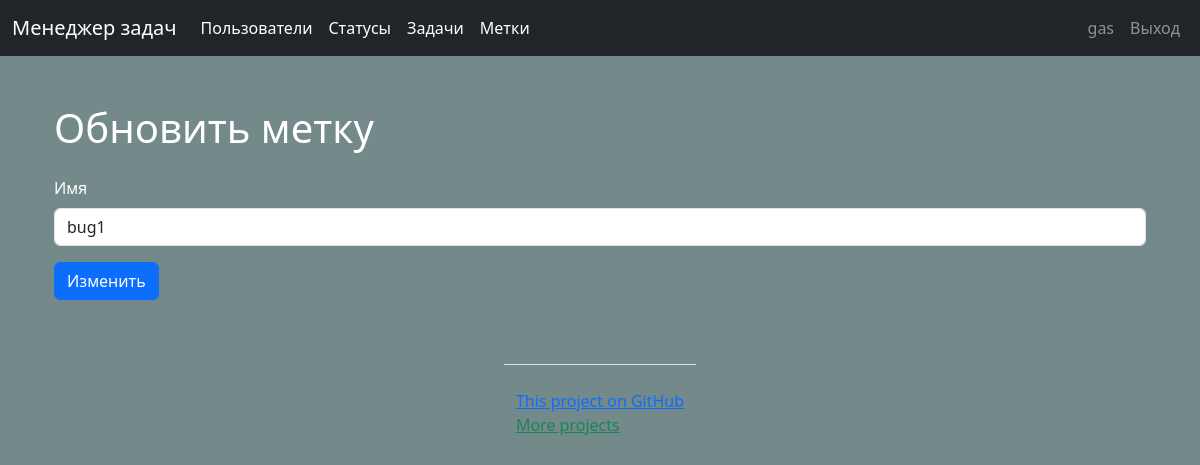
The page /labels/11/update/ (signed in) on the database as committed earlier.
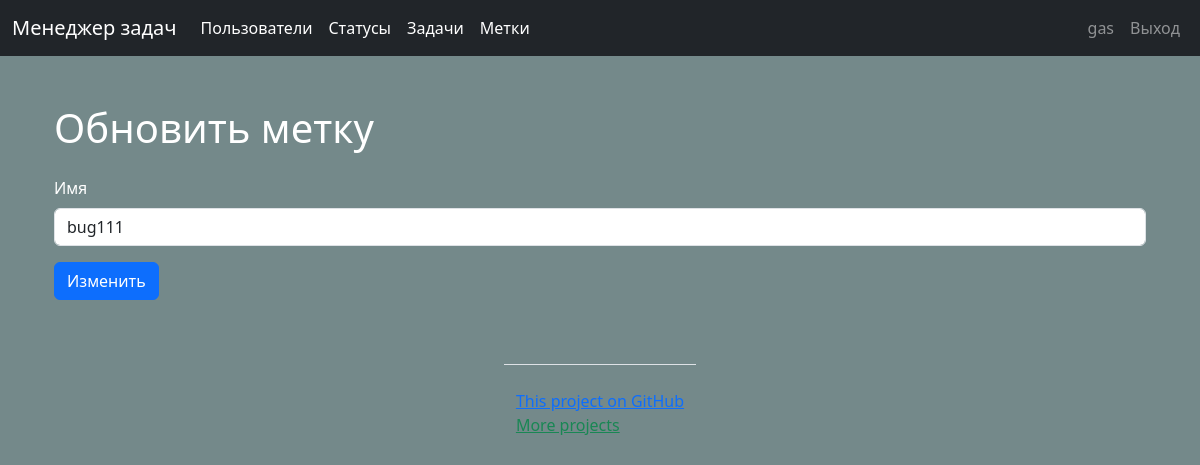
The same page on the database as committed later.
### labels/models.py (models this page shows, shortened)
class Labels(models.Model):
    name = models.CharField(max_length=250, unique=True, verbose_name=_('Label name'))
    created_at = models.DateTimeField(auto_now_add=True, null=True)
    update_at = models.DateTimeField(auto_now=True, null=True)
    class Meta:
        verbose_name = _("=Label=")
        verbose_name_plural = _("=Labels=")
        ordering = ['-created_at']

### labels/views.py (the view)
# urls.py: path('<int:pk>/update/', UpdateLabelView.as_view(), name='update_label'),
class UpdateLabelView(LabelsMixin, UpdateView):  # modelname_form.html
    success_message = _('Label successfully changed')
    extra_context = {'title': _('Update label'), 'btn': _('Update')}

### task_manager/mixins.py (called while the page is built)
    def dispatch(self, request, *args, **kwargs):
        if not request.user.is_authenticated:
            messages.error(self.request, _('You are not authorized! Please sign in.'))
            return redirect('user_login')
        return super().dispatch(request, *args, **kwargs)

### task_manager/templates/labels/labels_form.html (shortened to what this page needs)
{% extends 'base.html' %}
{% load bootstrap4 %}
{% load i18n %}
{% block content %}
<div class="container wrapper flex-grow-1">
    <h1 class="my-4">{{ title }}</h1>
    <form action="" method="post">
        {% bootstrap_form form %}
        <div class="form-group">
            <input class="btn btn-primary" type="submit" value="{{ btn }}">
        </div>
    </form>
</div>
{% endblock %}

Rows that differ between the two databases and show on the page:
changed Labels: name "bug1" → "bug111"
